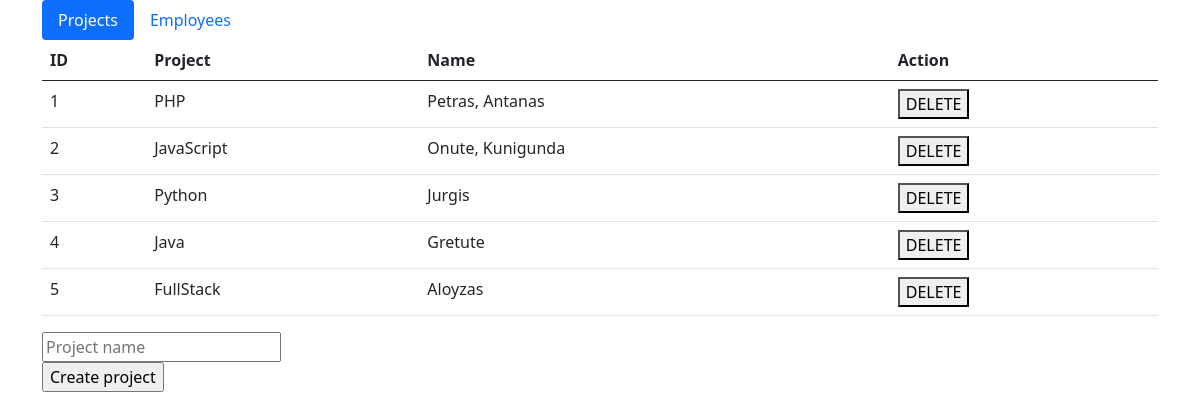
The page / on the database its author committed.
### tables this page shows
CREATE TABLE `Projects` (
  `id` int(11) NOT NULL,
  `name` varchar(20) NOT NULL
);

### components/projects_data.php (the view, shortened to what this page needs)
<?php
    $sql = "SELECT Projects.id, Projects.name, group_concat(' ', Employees.firstname) as names FROM Projects
    LEFT JOIN Employees ON Projects.id = Employees.project GROUP BY Projects.id";
    $result = mysqli_query($conn, $sql);
    print("<table class='table'><thead>");
    print("<tr><th>ID</th><th>Project</th><th>Name</th><th>Action</th></tr>");
    print("</thead>");
    if (mysqli_num_rows($result) > 0) {
        while($row = mysqli_fetch_assoc($result)) {
            print('<tr><td>'.$row["id"].'</td>
                        <td>'.$row["name"].'</td>
                        <td>'.$row["names"].'</td>
                        <td><a href="?action=delete&id='.$row["id"].'"><button>DELETE</button></a></td></tr>');
        }
    } else {
        echo "0 results";
    }
    print("</table>");
?>

### rows shown on the page
projects: id "1", name "PHP", names "Petras, Antanas"
projects: id "2", name "JavaScript", names "Onute, Kunigunda"
projects: id "3", name "Python", names "Jurgis"
projects: id "4", name "Java", names "Gretute"
projects: id "5", name "FullStack", names "Aloyzas"
